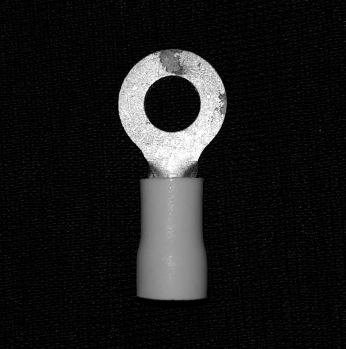
#> input picture connector.png, 346 x 349 px
$ python allStepsFromLabReference.py
#> lines starting #> are read from the running program, lines starting #| are printed output that depends on the picture; after the words box and inside, x2 and y2 are one past the last pixel; in counts of white or black regions, pixels touching at a corner belong together
# Import libraries
import cv2
import os
import numpy as np

# Make a copy
# Image path
# Change this path to your local folder
image_path = 'connector.png'
# Image directory
directory = 'saved_image/'
# Reading image
img = cv2.imread(image_path)
#> img is the input picture: shape (349, 346, 3); min 0, max 254, mean 25.9
# Create the directory if it not exist
if not os.path.exists(directory):
    os.makedirs(directory)
# Change the current directory
# to specified directory
os.chdir(directory)
# List files and directories
print("Before saving image:")
print(os.listdir('.'))
# Filename
filename = 'saved_connector.png'
# Using cv2.imwrite() method
# Saving the image
cv2.imwrite(filename, img)
# List files and directories
print("After saving image:")
print(os.listdir('.'))
print('Successfully saved')

# Lines
path = r'saved_connector.png'
save_file = r'line_connector.png'
# Reading an image in default mode
image = cv2.imread(path)
# Window name in which image is displayed
window_name = 'Connector'
# Start coordinate, here (0, 0)
# represents the top left corner of image
start_point = (50, 50)
# End coordinate, here (250, 250)
# represents the bottom right corner of image
end_point = (270, 270)
# Green color in BGR
color = (0, 255, 0)
# Line thickness of 9 px
thickness = 9
# Using cv2.line() method
# Draw a diagonal green line with thickness of 9 px
image = cv2.line(image, start_point, end_point, color, thickness)
# Saving the image
cv2.imwrite(save_file, image)
# Displaying the image
cv2.imshow(window_name, image)
# Wait for user
cv2.waitKey(0)
# Close window and clear memory
cv2.destroyAllWindows()


# Name
path = r'line_connector.png'
save_file = r'text_connector.png'

# Reading an image in default mode
image = cv2.imread(path)
# Window name in which image is displayed
window_name = 'Connector with text'
# font
font = cv2.FONT_HERSHEY_SIMPLEX
# org
org = (130, 90)
# fontScale
fontScale = 1
# Blue color in BGR
color = (255, 0, 0)
# Line thickness of 2 px
thickness = 2
# Using cv2.putText() method
image = cv2.putText(image, 'Quor Zak', org, font, fontScale, color, thickness, cv2.LINE_AA)
# Saving the image
cv2.imwrite(save_file, image)
# Displaying the image
cv2.imshow(window_name, image)
# Wait for user
cv2.waitKey(0)
# Close window and clear memory
cv2.destroyAllWindows()

# colour change
path = r'text_connector.png'
save_file = r'gray_connector.png'

# Reading an image in default mode
src = cv2.imread(path)
# Window name in which image is displayed
window_name = 'Gray connector'
# Using cv2.cvtColor() method
# Using cv2.COLOR_BGR2GRAY color space
# conversion code
image = cv2.cvtColor(src, cv2.COLOR_BGR2GRAY )
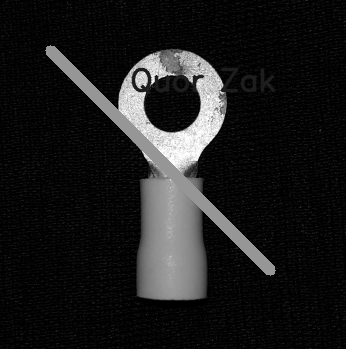
#> image: shape (349, 346); min 0, max 254, mean 28.1
# Displaying the image
cv2.imshow(window_name, image)
# Saving the image
cv2.imwrite(save_file, image)
# Wait for user
cv2.waitKey(0)
# Close window and clear memory
cv2.destroyAllWindows()

# thresholding
path = r'text_connector.png'
save_file = r'thresh_connector.png'
# Reading an image in default mode
image = cv2.imread(path)
# image is loaded with imread command
#image = cv2.imread(r'saved_images/gray_connector.png')
# cv2.cvtColor is applied over the
# image input with applied parameters
# to convert the image in grayscale
img = cv2.cvtColor(image, cv2.COLOR_BGR2GRAY)
#age = cv2.cvtColor(src, cv2.COLOR_BGR2GRAY )
# applying different thresholding
# techniques on the input image
# all pixels value above 120 will
# be set to 255
ret, thresh1 = cv2.threshold(img, 120, 255, cv2.THRESH_BINARY)
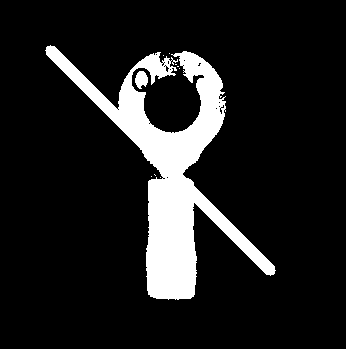
#> thresh1: shape (349, 346); 12.5% white; 10 white regions (8 under 20 px), largest, box (x1, y1, x2, y2) and area: (45, 45, 276, 300) 14865, (135, 71, 148, 89) 169
ret, thresh2 = cv2.threshold(img, 120, 255, cv2.THRESH_BINARY_INV)
ret, thresh3 = cv2.threshold(img, 120, 255, cv2.THRESH_TRUNC)
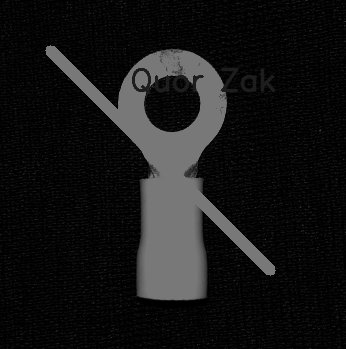
#> thresh3: shape (349, 346); min 0, max 120, mean 21.8
ret, thresh4 = cv2.threshold(img, 120, 255, cv2.THRESH_TOZERO)
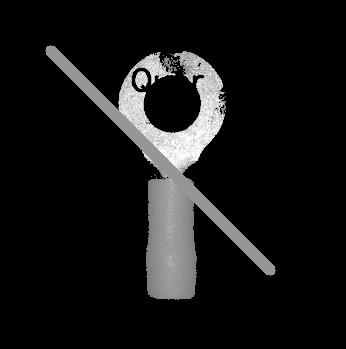
#> thresh4: shape (349, 346); min 0, max 254, mean 21.2
ret, thresh5 = cv2.threshold(img, 120, 255, cv2.THRESH_TOZERO_INV)
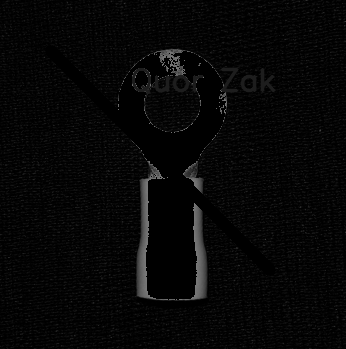
#> thresh5: shape (349, 346); min 0, max 120, mean 6.9
# Join images together
thresh = np.concatenate((thresh1, thresh2, thresh3, thresh4, thresh5), axis=1)
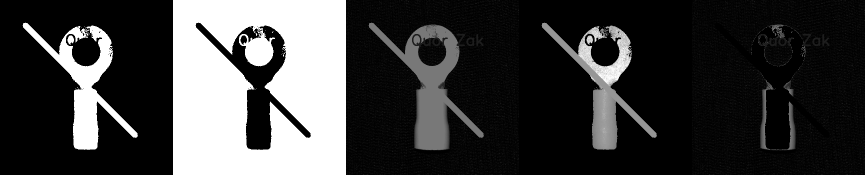
#> thresh: shape (349, 1730) (shown at 1/2 size); min 0, max 255, mean 61
# the window showing output images
# with the corresponding thresholding
# techniques applied to the input images
cv2.imshow('Binary, Binary Inverted, Truncated, Zero, Zero Inverted Threshold', thresh)
# Saving the image
cv2.imwrite(save_file, thresh)
# De-allocate any associated memory usage
if cv2.waitKey(0) & 0xff == 27:
#> (key Esc is pressed here)
    cv2.destroyAllWindows()

# edge detection
img = cv2.imread(save_file)
#> img: shape (349, 1730, 3); min 0, max 255, mean 61
save_file = r'edge_connector.png'

# Setting parameter values
t_lower = 50 # Lower Threshold
t_upper = 150 # Upper threshold
# Applying the Canny Edge filter
edge = cv2.Canny(img, t_lower, t_upper)
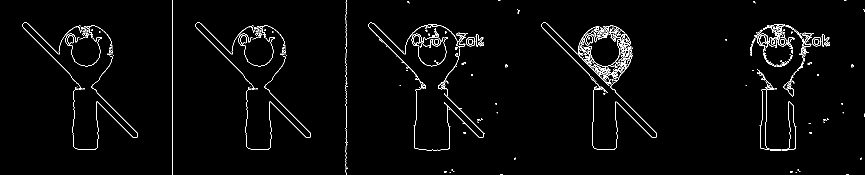
#> edge: shape (349, 1730) (shown at 1/2 size); 2.2% white in thin lines or dots
# Saving the image
cv2.imwrite(save_file, edge)
cv2.imshow('Edge', edge)
cv2.waitKey(0)
cv2.destroyAllWindows()
